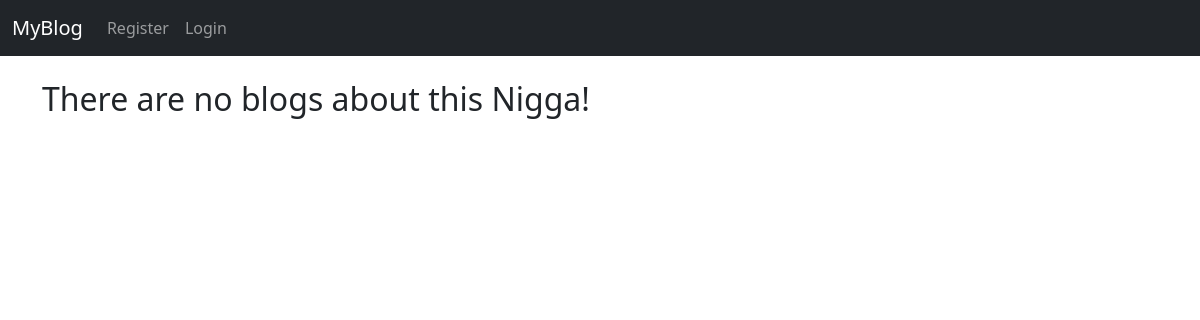
Before: /category/entertainment/ with the older database file.
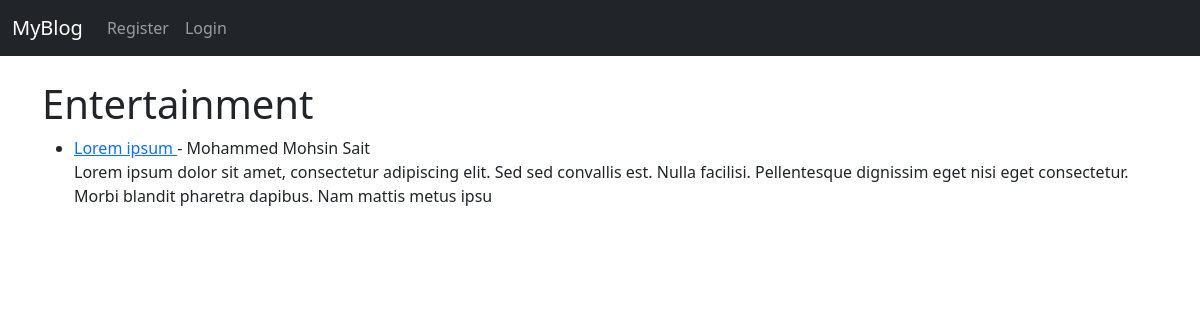
After: the same page with the newer database file.
### theblog/models.py (models this page shows, shortened)
class Post(models.Model):
    title = models.CharField(max_length=255)
    title_tag = models.CharField(max_length=255)
    author = models.ForeignKey(User, on_delete=models.CASCADE)
    body = models.TextField()
    post_date = models.DateField(auto_now_add=True)
    category = models.CharField(max_length=255, default='coding')
    likes = models.ManyToManyField(User, related_name='blog_posts')

### theblog/views.py (the view)
# urls.py: path('category/<str:cats>/', CategoryView, name="category"),
def CategoryView(request, cats):
    category_posts = Post.objects.filter(category=cats.replace('-', ' '))
    return render(request, 'categories.html', {'cats': cats.title().replace('-', ' '), 'category_posts': category_posts})

### theblog/templates/categories.html (shortened to what this page needs)
{% extends "base.html" %}
{% block content %}
{% if category_posts %}
    <h1>{{ cats }}</h1>
    <ul>
        {% for post in category_posts %}
            <li>
                <a href="{% url 'article-detail' post.pk %}">
                    {{ post.title }}
                </a>
                - {{ post.author.first_name }}
                {{ post.author.last_name }}
                <br>
                {{ post.body|slice:":200" }}
            </li>
        {% endfor %}
    </ul>
{% else %}
    <h2>There are no blogs about this Nigga!</h2>
{% endif %}
{% endblock content %}

Changed rows visible on the page:
added Post: category "Entertainment", title "Lorem ipsum", author.first_name "Mohammed Mohsin", author.last_name "Sait", body "Lorem ipsum dolor sit amet, consectetur adipiscing elit. Sed sed convallis est. Nulla facilisi. Pellentesque dignissim eget nisi eget consectetur. Morbi blandit pharetra dapibus. Nam mattis metus ipsu"
Other visible differences:
text no longer shown: "There are no blogs about this Nigga!"
